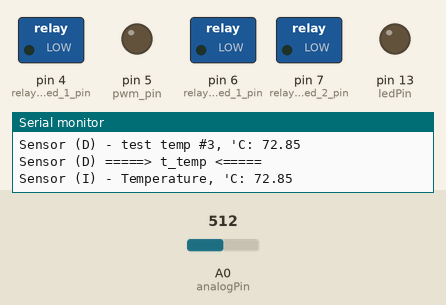
Recording of a sketch running on a simulated Arduino Nano, built with avr-gcc and run on an emulated ATmega328P. On the bench: switched loads named in the sketch (green lamp = pin HIGH), output pins drawn as LEDs (lit = HIGH), the last lines printed to the serial monitor. The test bench sets the inputs (shaded band); at power-on: A0 (analogPin) = 512.

Above: at 1.2 s.
1.3 s: A0 (analogPin) set to 311
5.2 s: A0 (analogPin) set to 304
At 6.94 s:
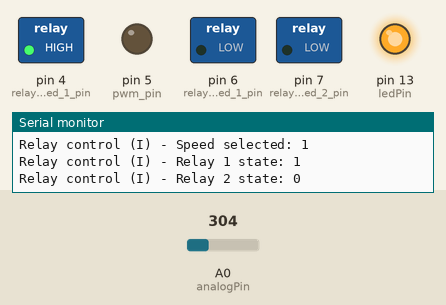
At 16.0 s:
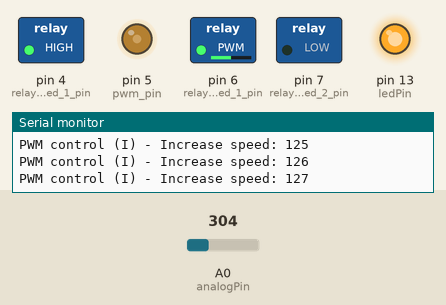
16.1 s: A0 (analogPin) set to 122
At 18.44 s:
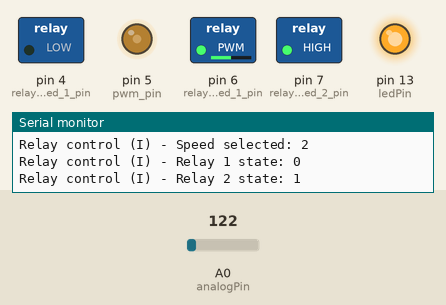
Timing chart, 0 to 29.5 s (numbered marks = the images above; inputs shaded):
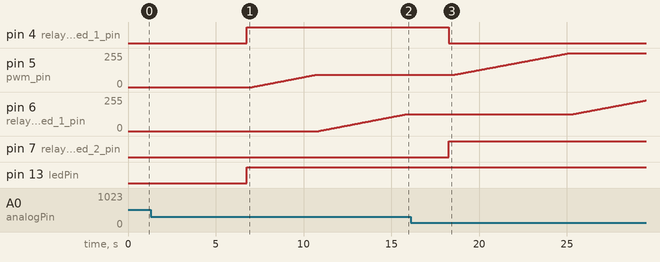

The sketch:

Temperature_car_sensor_fun_controller.ino
```cpp
/**
 * Author:    Serhii Horelskyi
 * Created:   08.12.2019
 *
 * (c) Serhii Horelskyi
 **/

#include "sensor_temp.h"
#include "fan_speed_switch.h"
#include "fan_control_pwm.h"
#include "fan_control_relay.h"

#define ARDUINO_NANO 1               // Comment if Used Arduino MINI

#ifdef ARDUINO_NANO
// I/O Port for NANO                           MINI    NANO
unsigned int io_port_1 = 2;                 // Digital: D2      D2
unsigned int io_port_2 = 3;                 // Digital: D3      D3
unsigned int io_port_3 = 7;                 // Analog:  A3      A7
unsigned int io_port_4 = 6;                 // Analog:  A2      A6
unsigned int io_port_5 = 5;                 // Analog:  A1      A5
unsigned int io_port_6 = 2;                 // Digital: D12     A2
#endif

#ifndef ARDUINO_NANO
// I/O Port for MINI                           MINI    NANO
unsigned int io_port_1 = 2;                 // Digital: D2      D2
unsigned int io_port_2 = 3;                 // Digital: D3      D3
unsigned int io_port_3 = 3;                 // Analog:  A3      A7
unsigned int io_port_4 = 2;                 // Analog:  A2      A6
unsigned int io_port_5 = 1;                 // Analog:  A1      A5
unsigned int io_port_6 = 12;                // Digital: D12     A2
#endif

Temperature_sensor engine_temp;
Fan_speed_switch fan_speed_select;
Fan_PWM fan_1_pwm;
Fan_PWM fan_2_pwm;
Fan_Relay fan_relay;


// Define temperature sensor cilibration
unsigned int R1 = 430;         // STD nominal
unsigned int R_Sensor = 3520;    // Default basic temp: 20'C
unsigned int dt_window = 5;      // Delta temp for each temp reading. Validate sensor data to avoid connection issues

// Define fan speed temperature triggers
/*
   VAZ 2101-07, read from injector cars
   T ON, 'C:  101
   T OFF, 'C: 98
*/

float temp_speed_1_start = 100;
float temp_speed_1_stop  = 98;
float temp_speed_2_start = 101;
float temp_speed_2_stop  = 99;
float temp = 20;

unsigned int fan_speed = 0;
unsigned int fan_min_time = 30;  // minimal timer for turning on FAN, seconds

unsigned int relay_speed_1_pin = 4;         // D4
unsigned int relay_speed_2_pin = 7;         // D7
unsigned int fan_1_pwm_pin = 5;             // D5
unsigned int fan_2_pwm_pin = 6;             // D6
unsigned int ledPin = 13;                   // Arduino LED

// Output Levels for FAN PWM
unsigned int fan_1_speed_factor = 5;   // ms
unsigned int fan_1_pwm_speed_1 = 92;
unsigned int fan_1_pwm_speed_2 = 255;
unsigned int fan_2_speed_factor = 5;   // ms
unsigned int fan_2_pwm_speed_1 = 127;
unsigned int fan_2_pwm_speed_2 = 255;

/*
  void siren() {     //This function produces the 3rd siren (AMBULANCE sound).
  noTone(speakerOut);
  for(int i=800;i<1200;i+=8){
      tone(speakerOut,i);
      delay(5);
      }
  noTone(speakerOut);

  }
*/

int start_fan(int fan_speed) {
  // Manage PIN that indicate global FAN state - is it ON or OFF. Speed have no matter
  if (fan_speed != 0) {
    digitalWrite(ledPin, true);

  }
  else {
    digitalWrite(ledPin, false);
  }

  // Manage 1st SPEED PIN that indicate FAN 1st SPEED only
  if (fan_speed == 1) {
    fan_relay.relay_speed_select = 1;
    fan_relay.run();
    fan_1_pwm.pwm_speed_select = 1;
    fan_1_pwm.run();
    fan_2_pwm.pwm_speed_select = 1;
    fan_2_pwm.run();
  }
  // Manage 2nd SPEED PIN that indicate FAN 2nd SPEED only
  else if (fan_speed == 2) {
    fan_relay.relay_speed_select = 2;
    fan_relay.run();
    fan_1_pwm.pwm_speed_select = 2;
    fan_1_pwm.run();
    fan_2_pwm.pwm_speed_select = 2;
    fan_2_pwm.run();
  }
  // Stop FANs
  else {
    fan_relay.relay_speed_select = 0;
    fan_relay.run();
    fan_1_pwm.pwm_speed_select = 0;
    fan_1_pwm.run();
    fan_2_pwm.pwm_speed_select = 0;
    fan_2_pwm.run();
  }

  return 0;
}


void setup()
{
  pinMode(ledPin, OUTPUT);
  digitalWrite(ledPin, false);
  Serial.begin(9600);

  engine_temp.R1 = R1;  // STD nominal
  engine_temp.R_Sensor = R_Sensor;  // Default normal operate
  engine_temp.dt_window = dt_window;

  fan_speed_select.temp_speed_1_start = temp_speed_1_start;
  fan_speed_select.temp_speed_1_stop  = temp_speed_1_stop;
  fan_speed_select.temp_speed_2_start = temp_speed_2_start;
  fan_speed_select.temp_speed_2_stop  = temp_speed_2_stop;
  fan_speed_select.fan_min_time = fan_min_time;  // minimal timer for turning on FAN, seconds

  fan_relay.relay_speed_1_pin = relay_speed_1_pin;
  fan_relay.relay_speed_2_pin = relay_speed_2_pin;
  fan_relay.init();

  fan_1_pwm.pwm_pin = fan_1_pwm_pin;
  fan_1_pwm.pwm_speed_1 = fan_1_pwm_speed_1;
  fan_1_pwm.pwm_speed_2 = fan_1_pwm_speed_2;
  fan_1_pwm.speed_factor = fan_1_speed_factor;
  fan_1_pwm.init();

  fan_2_pwm.pwm_pin = fan_2_pwm_pin;
  fan_2_pwm.pwm_speed_1 = fan_2_pwm_speed_1;
  fan_2_pwm.pwm_speed_2 = fan_2_pwm_speed_2;
  fan_2_pwm.speed_factor = fan_2_speed_factor;
  fan_2_pwm.init();

}

void loop()
{
  temp = engine_temp.get_temp();
  Serial.print("Main (I) - Current Temperatue: ");
  Serial.println(temp);

  fan_speed_select.temp = temp;
  fan_speed = fan_speed_select.get_fan_speed();
  Serial.print("Main (I) - Select FAN speed: ");
  Serial.println(fan_speed);

  /*
     need use 2 pins for 2 relays
     than
     use interrupts to start counter 30 sec, that will be updated for speed statuses
     FAN will be stopped by counter interrupt
  */

  start_fan(fan_speed);

  delay(1000);
}
```

fan_control_pwm.h
```cpp
/**
 * Author:    Serhii Horelskyi
 * Created:   07.06.2020
 *
 * (c) Serhii Horelskyi
 **/

class Fan_PWM {
  private:
    int current_pwm_speed = 0;
    int requested_pwm_speed = 0;
  public:
    bool debug = false;
    unsigned int speed_factor = 5;         // Voltage speed increasing, milliseconds
    unsigned int pwm_pin = 5;              // Port, default D5
    unsigned int pwm_speed_1 = 10;         // PWM value for speed #1
    unsigned int pwm_speed_2 = 255;        // PWM value for speed #2
    unsigned int pwm_speed_select = 0;     // Select speed beetween 1 and 2 or stop

    int init() {
      pinMode(pwm_pin, OUTPUT);   // init port mode
      analogWrite(pwm_pin, 0);    // set port out to LOW - turn OFF (default)
    }

    int run() {
      // Define speed FAN direction
      Serial.print("PWM control (I) - Current speed: ");
      Serial.println(current_pwm_speed);
      Serial.print("PWM control (I) - Requested speed: ");
      Serial.println(pwm_speed_select);

      // speed 1
      if (pwm_speed_select == 1) {
        Serial.print("PWM control (I) - PWM 1st speed, raw: ");
        Serial.println(pwm_speed_1);
        requested_pwm_speed = pwm_speed_1;
      }
      // speed 2
      else if (pwm_speed_select == 2) {

        Serial.print("PWM control (I) - PWM 2nd speed, raw: ");
        Serial.println(pwm_speed_2);
        requested_pwm_speed = pwm_speed_2;
      }
      // stop
      else {
        Serial.println("PWM control (I) - PWM stop: 0");
        requested_pwm_speed = 0;
      }

      // Increase FAN speed
      if (current_pwm_speed < requested_pwm_speed) {
        for (; current_pwm_speed <= requested_pwm_speed; current_pwm_speed++) {
          Serial.print("PWM control (I) - Increase speed: ");
          Serial.println(current_pwm_speed);
          analogWrite(pwm_pin, current_pwm_speed);
          delay(speed_factor);
        }
        current_pwm_speed = requested_pwm_speed;
      }
      // Decrease FAN speed
      else if (current_pwm_speed > requested_pwm_speed) {
        for (; current_pwm_speed >= requested_pwm_speed; current_pwm_speed--) {
          Serial.print("PWM control (I) - Decrease speed: ");
          Serial.println(current_pwm_speed);
          analogWrite(pwm_pin, current_pwm_speed);
          delay(speed_factor);
        }
        current_pwm_speed = requested_pwm_speed;
      }
      // Do nothing
      else {
          Serial.println("PWM control (I) - No need to change speed");
      }
      return 0;
    }
};
```

fan_control_relay.h
```cpp
/**
 * Author:    Serhii Horelskyi
 * Created:   07.06.2020
 *
 * (c) Serhii Horelskyi
 **/

class Fan_Relay {
  private:
    unsigned int relay_1_state = 0;
    unsigned int relay_2_state = 0;
  public:
    bool debug = false;
    unsigned int relay_speed_1_pin = 6;              // D6
    unsigned int relay_speed_2_pin = 7;              // D7
    unsigned int relay_speed_select = 0;     // Select speed beetween 1 and 2 or stop

    int init() {
      pinMode(relay_speed_1_pin, OUTPUT);
      pinMode(relay_speed_2_pin, OUTPUT);
      digitalWrite(relay_speed_1_pin, false);
      digitalWrite(relay_speed_2_pin, false);
    }

    int run() {
      // If selected speed 1
      if (relay_speed_select == 1) {
        digitalWrite(relay_speed_1_pin, true);
        relay_1_state = 1;
        digitalWrite(relay_speed_2_pin, false);
        relay_2_state = 0;
      }
      else if (relay_speed_select == 2) {
        digitalWrite(relay_speed_1_pin, false);
        relay_1_state = 0;
        digitalWrite(relay_speed_2_pin, true);
        relay_2_state = 1;
      }
      else if (relay_speed_select == 3) {
        digitalWrite(relay_speed_1_pin, true);
        relay_1_state = 1;
        digitalWrite(relay_speed_2_pin, true);
        relay_2_state = 1;
      }
      else {
        digitalWrite(relay_speed_1_pin, false);
        relay_1_state = 0;
        digitalWrite(relay_speed_2_pin, false);
        relay_2_state = 0;
      }
      Serial.print("Relay control (I) - Speed selected: ");
      Serial.println(relay_speed_select);
      Serial.print("Relay control (I) - Relay 1 state: ");
      Serial.println(relay_1_state);
      Serial.print("Relay control (I) - Relay 2 state: ");
      Serial.println(relay_2_state);
    }
};
```

fan_speed_switch.h
```cpp
/**
 * Author:    Serhii Horelskyi
 * Created:   06.06.2020
 *
 * (c) Serhii Horelskyi
 **/

class Fan_speed_switch
{
  private:
    unsigned int fan_speed = 0;
    bool fan_speed_1 = false;
    bool fan_speed_2 = false;
  public:
    float temp_speed_1_start = 92;
    float temp_speed_1_stop  = 85;
    float temp_speed_2_start = 97;
    float temp_speed_2_stop  = 90;
    float temp = 0;
    float sensor_cut = -40;
    unsigned int fan_min_time = 30;  // minimal timer for turning on FAN, seconds

    int get_fan_speed()
    {
      // Manage abnormal circuit working
      if (temp <= sensor_cut) {
        Serial.println("Speed switch (E) Sensor is cut? Select 1st SPEED");
        fan_speed_1 = true;
        fan_speed = 1;
        return fan_speed;
      }

      // Manage 1st speed sensor
      if (temp >= temp_speed_1_start) {
        Serial.println("Speed switch (I) Select 1st SPEED");
        fan_speed_1 = true;
      }
      else if (temp > temp_speed_1_stop and temp < temp_speed_1_start and fan_speed_1 == true) {
        Serial.println("Speed switch (I) FAN is cooling with 1st SPEED");
        fan_speed_1 = true;
      }
      else {
        Serial.println("Speed switch (I) Stop 1st SPEED");
        fan_speed_1 = false;
      }

      // Manage 2nd speed sensor
      if (temp >= temp_speed_2_start) {
        Serial.println("Speed switch (I) Select 2nd SPEED");
        fan_speed_2 = true;
      }
      else if (temp > temp_speed_2_stop and temp < temp_speed_2_start and fan_speed_2 == true) {
        Serial.println("Speed switch (I) FAN is cooling with 1st SPEED");
        fan_speed_2 = true;
      }
      else {
        Serial.println("Speed switch (I) Stop 2nd SPEED");
        fan_speed_2 = false;
      }

      if (fan_speed_2) {
        fan_speed = 2;
      }
      else if (fan_speed_1) {
        fan_speed = 1;
      }
      else {
        fan_speed = 0;
      }

      return fan_speed;
    }
};
```

sensor_temp.h
```cpp
/**
 * Author:    Serhii Horelskyi
 * Created:   06.06.2020
 *
 * (c) Serhii Horelskyi
 **/

class Temperature_sensor {
  private:
    unsigned int analogPin = 0;         // pin A0
    unsigned int ADC_Raw = 0;           // Get temp voltage
    unsigned int ADC_MAX = 1023;
    float t_temp[3] = {0, 0, 0};
    float temp = 0;
  public:
    unsigned int R1 = 220;              // STD nominal
    unsigned int R_Sensor = 3520;       // Default normal operate
    unsigned int dt_window = 5;
    unsigned int error = 0;             // 0 - normal operate, 1 - low impendance(overheat), 2 - hi empendance (cut), 3 - cant get data (short circuit)

    /*
      T   R1  R2    Vout
      100 470 177   1,36785162287481  OVERHEAT
      90  470 241   1,69479606188467
      80  470 332   2,06982543640898
      70  470 467   2,49199573105656
      60  470 667   2,93315743183817
      50  470 973   3,37144837144837
      45  470 1188  3,58262967430639
      40  470 1459  3,7817522032141
      35  470 1802  3,96566901408451
      30  470 2238  4,13220088626292
      25  470 2796  4,28046540110227
      20  470 3520  4,41102756892231
      15  470 4450  4,52235772357724
      10  470 5670  4,61726384364821
      5   470 7280  4,69677419354839
      0   470 9420  4,7623862487361
      -5  470 12300 4,8159749412686
      -10 470 16180 4,85885885885886
      -15 470 21450 4,89279197080292
      -20 470 28680 4,91938250428817
      -30 470 52700 4,9558021440662
      -40 470 100700  4,97677177028764
      CUT 470 200000  4,98827754776276  FAIL TEMP SENSOR
    */

    // R ohm, Temp
    int temp_DB [25][2] = {
      {65,    130},
      {91,    120},
      {127,   110},
      {177,   100},
      {241,    90},
      {332,    80},
      {467,    70},
      {667,    60},
      {973,    50},
      {1188,   45},
      {1459,   40},
      {1802,   35},
      {2238,   30},
      {2796,   25},
      {3520,   20},
      {4450,   15},
      {5670,   10},
      {7280,   5},
      {9420,   0},
      {12300,  -5},
      {16180,  -10},
      {21450,  -15},
      {28680,  -20},
      {52700,  -30},
      {100700, -40}
    };


    float get_temp()
    {
      unsigned int i = 0, n = 0;
      float delta_t = 0;
      float cache = 0, t_max = 0, t_min = 0;
      unsigned int size_t_temp = sizeof(t_temp) / sizeof(t_temp[0]);
      unsigned int size_temp_DB = sizeof(temp_DB) / sizeof(temp_DB[0]);
      // fill temp massive
      for (n = 0; n < size_t_temp; n++) {
        ADC_Raw = analogRead(analogPin);
        Serial.print("Sensor (D) - ADC Raw: ");
        Serial.println(ADC_Raw);
        if (ADC_Raw) {
          if (ADC_Raw == ADC_MAX) {
            t_temp[n] = temp_DB[size_temp_DB - 1][1];
            error = 2;
            Serial.println("Sensor (E) - Sensor is CUT?");
          }
          else if (ADC_Raw == 0) {
            t_temp[n] = temp_DB[0][1];
            error = 1;
            Serial.println("Sensor (E) - Sensor is SHORTCUT?");
          }
          else {
            R_Sensor = int(float(R1) * float(ADC_Raw) / (ADC_MAX - ADC_Raw));
            Serial.print("Sensor (E) - R Sensor, Ohm: ");
            Serial.println(R_Sensor);

            // Overheat detect
            if (R_Sensor < temp_DB[0][0]) {
              t_temp[n] = temp_DB[0][1];
              error = 1;
              Serial.println("Sensor (E) - Overheat detect");
            }
            // Sensor is CUT
            else if (R_Sensor > temp_DB[size_temp_DB - 1][0]) {
              t_temp[n] = temp_DB[size_temp_DB - 1][1];
              error = 2;
              Serial.println("Sensor (E) - Sensor is CUT");
              // Calc current temperature
            }
            else {
              for (i = 0; R_Sensor >= temp_DB[i][0]; i++) {
                delta_t = (temp_DB[i + 1][0] - temp_DB[i][0]) / (temp_DB[i][1] - temp_DB[i + 1][1]);
                t_temp[n] = temp_DB[i + 1][1] + (temp_DB[i + 1][0] - R_Sensor) / delta_t;
              }
              error = 0;
            }
          }
        }

        // Can't get TEMP, set FAKE temp for OVERHEAT
        else {
          t_temp[n] = temp_DB[0][1];
          error = 3;
          Serial.println("Sensor (E) - Can't get TEMP");
        }
        delay(333);
      }

      // validate temp by t_window
      Serial.println("Sensor (D) =====> t_temp <=====");
      Serial.print("Sensor (D) - test temp #1, 'C: ");
      Serial.println(t_temp[0]);
      Serial.print("Sensor (D) - test temp #2, 'C: ");
      Serial.println(t_temp[1]);
      Serial.print("Sensor (D) - test temp #3, 'C: ");
      Serial.println(t_temp[2]);
      Serial.println("Sensor (D) =====> t_temp <=====");
      t_min = t_temp[0];
      t_max = t_temp[0];
      cache = t_temp[0];
      for (n = 1; n < size_t_temp; n++) {
        if (t_temp[n] > t_max) {
          t_max = t_temp[n];
        }
        if (t_temp[n] < t_min) {
          t_min = t_temp[n];
        }
        cache = cache + t_temp[n];
        if (n == size_t_temp - 1) {
          cache = cache / (size_t_temp);
        }
      }
      if (t_max - t_min <= dt_window) {
        // Update temp if data is valid. Else - use previous data
        temp = cache;
      }
      Serial.print("Sensor (I) - Temperature, 'C: ");
      Serial.println(temp);
      return temp;
    }
};
```

Measured:
- the behaviour switches between 305 and 304 on A0 (analogPin) (found by bisection; images 0 and 1)
- after the input at 5.2 s, pin 4 (relay_speed_1_pin), pin 13 (ledPin): LOW → HIGH after 1.6 s; pin 5 (pwm_pin): moves from 0/255 to 92/255 over 3.6 s, starting after 1.9 s; pin 6 (relay_speed_1_pin): moves from 0/255 to 127/255 over 5.0 s, starting after 5.7 s
- after the input at 16.1 s, pin 4 (relay_speed_1_pin): HIGH → LOW after 2.2 s; pin 5 (pwm_pin): moves from 92/255 to 255/255 over 6.6 s, starting after 2.5 s; pin 6 (relay_speed_1_pin): moves from 127/255 to 230/255 over 4.1 s, starting after 9.3 s; pin 7 (relay_speed_2_pin): LOW → HIGH after 2.2 s
